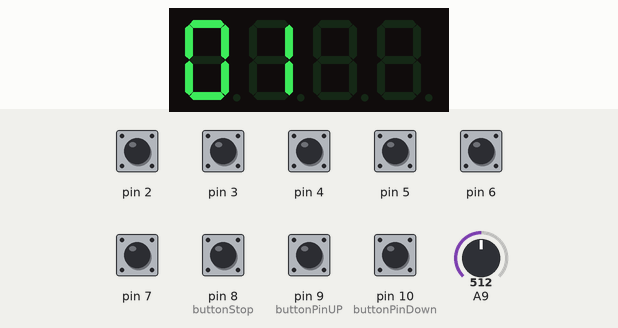
Recording of a sketch running on a simulated Teensy 4. Parts: 4-digit seven-segment display. The inputs (shaded band) are chosen by the test bench; at power-on: pin 2–7, pin 8 (buttonStop), pin 9 (buttonPinUP), pin 10 (buttonPinDown) HIGH, A9 = 512. What the sketch prints to the serial monitor is not drawn.

Above: at 1.4 s.
1.5 s: pin 2 pulled LOW for 0.15 s
At 2.4 s:
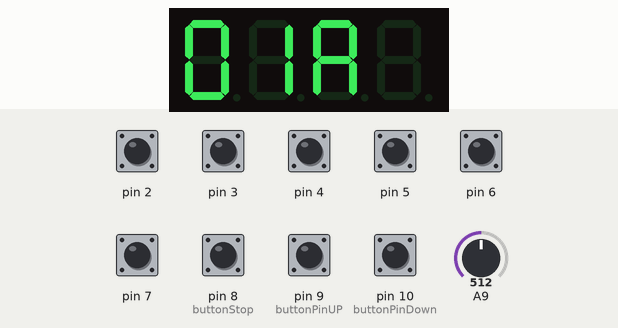
3.2 s: pin 3 pulled LOW for 0.15 s
At 3.7 s:
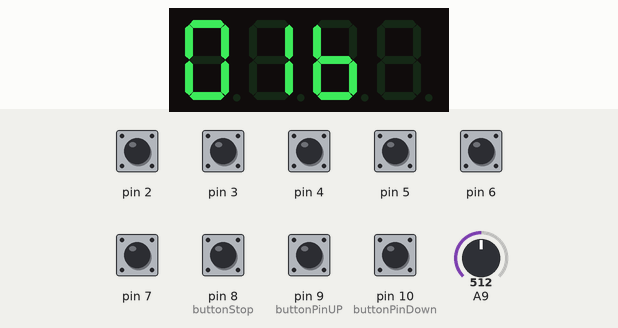
4.9 s: pin 4 pulled LOW for 0.15 s
At 6.3 s:
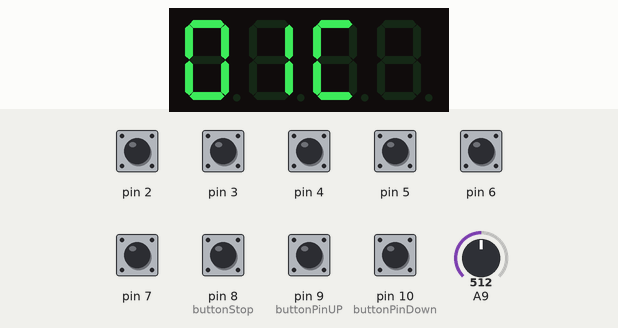
6.6 s: pin 5 pulled LOW for 0.15 s
At 7.6 s:
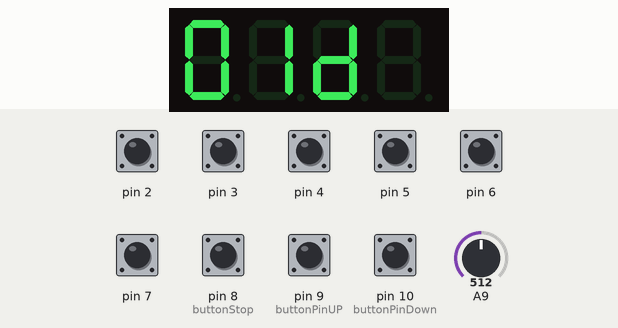
8.3 s: pin 6 pulled LOW for 0.15 s
At 8.9 s:
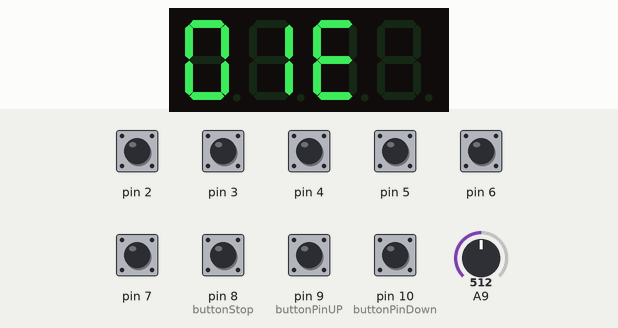
10.0 s: pin 7 pulled LOW for 0.15 s
At 11.4 s:
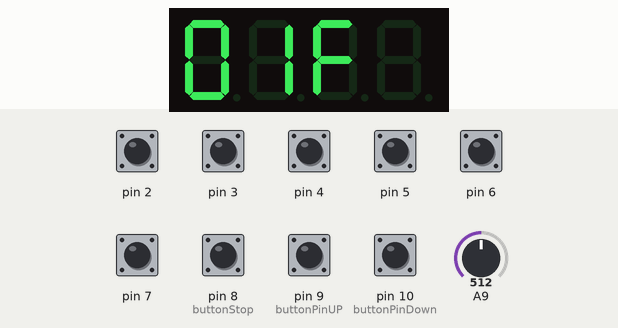
Timing chart, 0 to 12.7 s (numbered marks = the images above; inputs shaded):
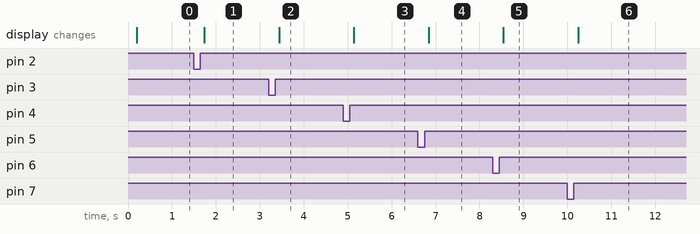

Measured:
- after the input at 1.5 s, the display: changes after 0.24 s (image 1)
- after the input at 3.2 s, the display: changes after 0.24 s (image 2)
- after the input at 4.9 s, the display: changes after 0.24 s (image 3)
- after the input at 6.6 s, the display: changes after 0.24 s (image 4)
- after the input at 8.3 s, the display: changes after 0.24 s (image 5)
- after the input at 10.0 s, the display: changes after 0.24 s (image 6)

The sketch:

MIDI_Foot_Controller.ino
```cpp
/* USB MIDI Foot Controller
Controls 20 banks of 6 MIDI notes
Includes 2 switches for bank selection (Up, Down)
Includes 1 additional assignable button (Typically used for ALL STOP)
Displays Bank number and switch on 4 digit LED Display
You must select MIDI from the "Tools > USB Type" menu
*/
#include <i2c_t3.h>
#include "Adafruit_LEDBackpack.h"
#include "Adafruit_GFX.h"
#include <Bounce.h>

Adafruit_7segment matrix = Adafruit_7segment();

// the MIDI channel number to send messages
const int channel = 1;

//dedicated buttons for bank switch up and down
const int buttonPinDown = 10;
const int buttonPinUP = 9;
const int buttonStop = 8;

//Control Change 11 is volume control (for added volume pedal)
const int controllerA1 = 11;

// Create Bounce objects for each button.  The Bounce object
// automatically deals with contact chatter or "bounce", and
// it makes detecting changes very simple.

Bounce bouncer[] = {
  Bounce(2,10),
  Bounce(3,10),
  Bounce(4,10),
  Bounce(5,10),
  Bounce(6,10),
  Bounce(7,10)};

Bounce pushbuttonDown = Bounce(buttonPinDown, 10);  // 5 ms debounce
Bounce pushbuttonUp = Bounce(buttonPinUP, 10);  // 5 ms debounce
Bounce pushbuttonStop = Bounce(buttonStop, 10);

int analogValue = 0;
int previousMIDI = 0;
int newMIDI = 0;
int count = 0;  //count = bank number

void setup()
{
  // Configure the pins for input mode with pullup resistors.
  // The pushbuttons connect from each pin to ground.  When
  // the button is pressed, the pin reads LOW because the button
  // shorts it to ground.  When released, the pin reads HIGH
  // because the pullup resistor connects to +5 volts inside
  // the chip.  LOW for "on", and HIGH for "off" may seem
  // backwards, but using the on-chip pullup resistors is very
  // convenient.  The scheme is called "active low", and it's
  // very commonly used in electronics... so much that the chip
  // has built-in pullup resistors

  for (int i=2; i<11; i++)
  {
    pinMode(i, INPUT_PULLUP);
  }
  matrix.begin(0x70);
  matrix.setBrightness(5);
  delay(200);

  for (int i=0; i<7; i++)
  {
    if (bouncer[i].update())
    {
      matrix.clear();
    }
  }
  if (pushbuttonStop.update())
  {
    matrix.clear();
  }
  bankDisplay(0);
}

void loop()
{
  // Update all the buttons.  There should not be any long
  // delays in loop(), so this runs repetitively at a rate
  // faster than the buttons could be pressed and released.
  bankSelect();
  buttonPressed();
  volPedal();
  delay(20);
  while (usbMIDI.read())
  {
    // ignore incoming messages
  }
}

void bankSelect()
{
  if (pushbuttonDown.update())
  {
    if (pushbuttonDown.fallingEdge())
    {
      count--;
      if (count < 0) {count = 19;}
      bankDisplay(count);
    }
  }

  if (pushbuttonUp.update())
  {
    if (pushbuttonUp.fallingEdge())
    {
      count++;
      if (count > 19) {count = 0;}
      bankDisplay(count);
    }
  }
}

void buttonPressed()
{
  //read in the buttons data, then process it ..
  //start by checking for stop button

  if (pushbuttonStop.update())
  {
    if (pushbuttonStop.fallingEdge())
    {
      usbMIDI.sendNoteOn(127,127,channel);
    }

    delay(20);
    if (pushbuttonStop.risingEdge())
    {
      usbMIDI.sendNoteOff(127,0,channel);
      buttonDisplay(127);
    }
  }

  //next check the 6 note switches
  for (int i=0; i<7; i++)
  {
    if (bouncer[i].update())
    {
      // Check each button for "falling" edge.
      // Send a MIDI Note On message when each button presses
      // Update the buttons only upon changes.
      // falling = high (not pressed - voltage from pullup resistor)
      //           to low (pressed - button connects pin to ground)

      if (bouncer[i].fallingEdge())
      {
        usbMIDI.sendNoteOn(i + (count * 6), 127, channel);
      }

      delay(50);

      // Check each button for "rising" edge
      // Send a MIDI Note Off message when each button releases
      // For many types of projects, you only care when the button
      // is pressed and the release isn't needed.
      // rising = low (pressed - button connects pin to ground)
      //          to high (not pressed - voltage from pullup resistor)

      if (bouncer[i].risingEdge())
      {
        usbMIDI.sendNoteOff(i + (count * 6), 0, channel);
        //update the display to show which switch was pressed
        bankDisplay(count);
        buttonDisplay(i);
      }
    }
  }
}

void buttonDisplay(int buttonNumber)
{
  //update the display to show the bank number and which switch was pressed
  //if no switch was pressed, just show bank number

  int switchLetter;

  //take number of switch that was pressed and convert to show a-f
  switch (buttonNumber)
  {
    case 0:
      switchLetter = 10;
      break;
    case 1:
      switchLetter = 11;
      break;
    case 2:
      switchLetter = 12;
      break;
    case 3:
      switchLetter = 13;
      break;
    case 4:
      switchLetter = 14;
      break;
    case 5:
      switchLetter = 15;
      break;
    case 127:
      switchLetter = 127;
      break;
    default:
      switchLetter = 0;
      break;
  }

  if (switchLetter == 0){
    matrix.writeDigitRaw(3,0b00000000);
  }
  else if (switchLetter == 127){
    matrix.writeDigitRaw(0,0b01101101);
    matrix.writeDigitRaw(1,0b01111000);
    matrix.writeDigitRaw(3,0b01011100);
    matrix.writeDigitRaw(4,0b01110011);
  }
  else {
    matrix.writeDigitNum(3,switchLetter);
  }
  matrix.writeDisplay();
}

void bankDisplay(int bankNumber)
{
  matrix.clear();
  matrix.writeDisplay();
  bankNumber = bankNumber + 1;
  if (bankNumber < 10){
    matrix.writeDigitNum(0,0);
    matrix.writeDigitNum(1,bankNumber);
    matrix.writeDisplay();
  }
  else{
    if (bankNumber == 20){
      matrix.writeDigitNum(0,2);
      matrix.writeDigitNum(1,0);
    }
    else{
      matrix.writeDigitNum(0,1);
      matrix.writeDigitNum(1,(bankNumber) % 10);
    }
    matrix.writeDisplay();
  }
}

void volPedal()
{
  //check the volume pedal for changes
  analogValue = analogRead(A9);

  if (analogValue % 8 == 0 && analogValue / 8 != previousMIDI)
  {
    newMIDI = analogValue / 8;
    usbMIDI.sendControlChange(controllerA1, newMIDI, channel);
    previousMIDI = newMIDI;
    Serial.println(newMIDI);
  }
}
```
